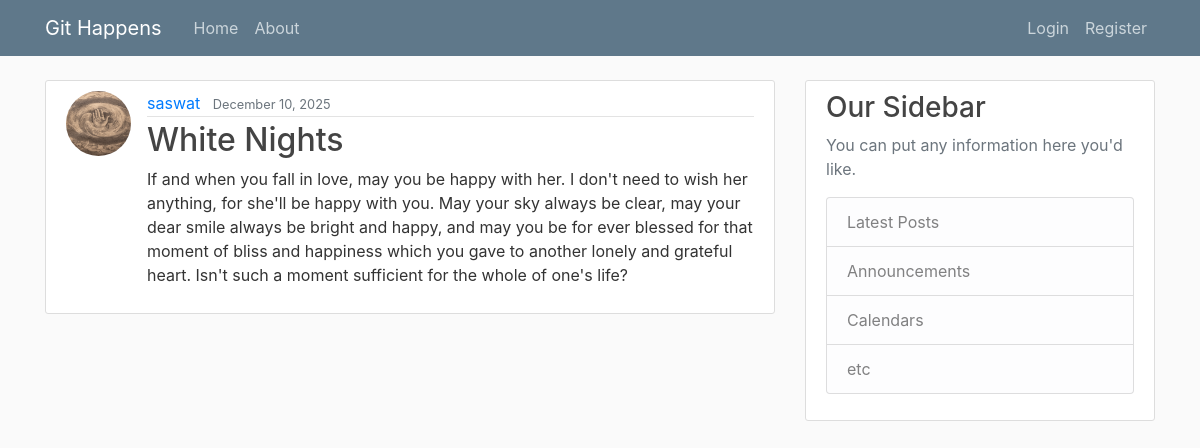
The page /post/13/ on the database its author committed.
### blog/models.py (models this page shows, shortened)
class Post(models.Model):
    title =models.CharField(max_length=100)
    content=models.TextField()
    date_posted=models.DateTimeField(default=timezone.now)
    author= models.ForeignKey(User,on_delete=models.CASCADE) #what cascade does is when you delete the user, it deletes all its relative data, posts and etc.

### users/models.py (models this page shows, shortened)
class Profile(models.Model): # Create a Profile model that extends the existing User model (inheritance)
    user=models.OneToOneField(User, on_delete=models.CASCADE)  # Creating a one-to-one relationship with the User model
    image=models.ImageField(default='default.jpg',upload_to="profile_picture") # Add an image field for profile pictures

### blog/views.py (the view)
# urls.py: path('post/<int:pk>/',PostDetailView.as_view(), name='post-detail'), #pk will refer to the models primary key, in this case the post  primary key
class PostDetailView(DetailView):
    model=Post

### blog/templates/blog/post_detail.html (shortened to what this page needs)
{%extends "blog/base.html"%}
{%block content%}
    <article class="media content-section">
        <img class="rounded-circle article-img"  src="{{post.author.profile.image.url}}">
        <div class="media-body">
            <div class="article-metadata">
                <a class="mr-2" href="{%url 'user-posts' object.author.username%}">{{ object.author }}</a>
                <small class="text-muted">{{ object.date_posted|date:"F d, Y" }}</small>
            </div>
            <h2 class="article-title">{{ object.title }}</h2>
            <p class="article-content">{{ object.content }}</p>
        </div>
    </article>
{%endblock content%}

### blog/static/blog/main.css (style rules this page uses)
body { background: #fafafa; color: #333333; margin-top: 5rem; }
h1, h2, h3, h4, h5, h6 { color: #444444; }
.content-section { background: #ffffff; padding: 10px 20px; border: 1px solid #dddddd; border-radius: 3px; margin-bottom: 20px; }
.article-title { color: #444444; }
.article-content { white-space: pre-line; }
.article-img { height: 65px; width: 65px; margin-right: 16px; }
.article-metadata { padding-bottom: 1px; margin-bottom: 4px; border-bottom: 1px solid #e3e3e3 }

### rows shown on the page
Post: author.profile.image (picture), author "saswat", date_posted "December 10, 2025", title "White Nights", content "If and when you fall in love, may you be happy with her. I don't need to wish her anything, for she'll be happy with you. May your sky always be clear, may your dear smile always be bright and happy, and may you be for ever blessed for that moment of bliss and happiness which you gave to another lonely and grateful heart. Isn't such a moment sufficient for the whole of one's life?"
